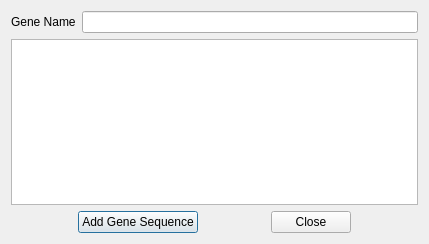
<?xml version="1.0" encoding="UTF-8"?>
<ui version="4.0">
 <class>addGeneWindow</class>
 <widget class="QDialog" name="addGeneWindow">
  <property name="geometry">
   <rect>
    <x>0</x>
    <y>0</y>
    <width>429</width>
    <height>244</height>
   </rect>
  </property>
  <property name="windowTitle">
   <string>Add Gene</string>
  </property>
  <layout class="QVBoxLayout" name="verticalLayout">
   <item>
    <layout class="QHBoxLayout" name="horizontalLayout">
     <item>
      <widget class="QLabel" name="label">
       <property name="text">
        <string>Gene Name</string>
       </property>
      </widget>
     </item>
     <item>
      <widget class="QLineEdit" name="geneName"/>
     </item>
    </layout>
   </item>
   <item>
    <layout class="QHBoxLayout" name="horizontalLayout_2">
     <item>
      <widget class="QTextEdit" name="geneSequence">
       <property name="acceptRichText">
        <bool>false</bool>
       </property>
      </widget>
     </item>
    </layout>
   </item>
   <item>
    <layout class="QHBoxLayout" name="horizontalLayout_3">
     <item>
      <widget class="QPushButton" name="addGeneBtn">
       <property name="sizePolicy">
        <sizepolicy hsizetype="Fixed" vsizetype="Fixed">
         <horstretch>0</horstretch>
         <verstretch>0</verstretch>
        </sizepolicy>
       </property>
       <property name="text">
        <string>Add Gene Sequence</string>
       </property>
      </widget>
     </item>
     <item>
      <widget class="QPushButton" name="closeBtn">
       <property name="sizePolicy">
        <sizepolicy hsizetype="Fixed" vsizetype="Fixed">
         <horstretch>0</horstretch>
         <verstretch>0</verstretch>
        </sizepolicy>
       </property>
       <property name="text">
        <string>Close</string>
       </property>
      </widget>
     </item>
    </layout>
   </item>
  </layout>
 </widget>
 <resources/>
 <connections>
  <connection>
   <sender>closeBtn</sender>
   <signal>clicked()</signal>
   <receiver>addGeneWindow</receiver>
   <slot>close()</slot>
   <hints>
    <hint type="sourcelabel">
     <x>324</x>
     <y>215</y>
    </hint>
    <hint type="destinationlabel">
     <x>214</x>
     <y>121</y>
    </hint>
   </hints>
  </connection>
 </connections>
</ui>
